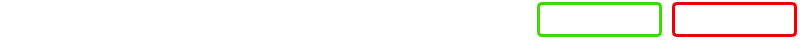
   <widget class="QFrame" name="frame_game_N">
    <property name="geometry">
     <rect>
      <x>0</x>
      <y>80</y>
      <width>810</width>
      <height>40</height>
     </rect>
    </property>
    <property name="autoFillBackground">
     <bool>false</bool>
    </property>
    <property name="styleSheet">
     <string notr="true">background-color: rgb(255, 255, 255, 0);</string>
    </property>
    <property name="frameShape">
     <enum>QFrame::StyledPanel</enum>
    </property>
    <property name="frameShadow">
     <enum>QFrame::Raised</enum>
    </property>
    <property name="lineWidth">
     <number>1</number>
    </property>
    <widget class="QLabel" name="label">
     <property name="geometry">
      <rect>
       <x>16</x>
       <y>0</y>
       <width>181</width>
       <height>40</height>
      </rect>
     </property>
     <property name="font">
      <font>
       <family>Montserrat ExtraBold</family>
       <pointsize>16</pointsize>
       <weight>75</weight>
       <bold>true</bold>
      </font>
     </property>
     <property name="styleSheet">
      <string notr="true">color: rgb(255, 255, 255)</string>
     </property>
     <property name="text">
      <string>Игра №99999</string>
     </property>
    </widget>
    <widget class="QPushButton" name="pushButton_savegame">
     <property name="geometry">
      <rect>
       <x>537</x>
       <y>2</y>
       <width>125</width>
       <height>35</height>
      </rect>
     </property>
     <property name="font">
      <font>
       <family>Montserrat SemiBold</family>
       <pointsize>10</pointsize>
       <weight>75</weight>
       <bold>true</bold>
      </font>
     </property>
     <property name="layoutDirection">
      <enum>Qt::LeftToRight</enum>
     </property>
     <property name="styleSheet">
      <string notr="true">


QPushButton{

border-radius: 5px;
border: 3px solid rgba(57, 219, 0, 1);
color: rgb(255, 255, 255);
padding-top: -1px;

}

QPushButton::hover{

border-radius: 5px;
border: 3px solid rgba(47, 47, 47, 1);
color:#fff;
padding-top: -1px;
background-color:rgba(57, 219, 0, 1);
}

</string>
     </property>
     <property name="text">
      <string>Сохранить игру</string>
     </property>
    </widget>
    <widget class="QPushButton" name="pushButton_closegame">
     <property name="geometry">
      <rect>
       <x>672</x>
       <y>2</y>
       <width>125</width>
       <height>35</height>
      </rect>
     </property>
     <property name="font">
      <font>
       <family>Montserrat SemiBold</family>
       <pointsize>10</pointsize>
       <weight>75</weight>
       <bold>true</bold>
      </font>
     </property>
     <property name="layoutDirection">
      <enum>Qt::LeftToRight</enum>
     </property>
     <property name="styleSheet">
      <string notr="true">

QPushButton{

border-radius: 5px;
border: 3px solid rgba(239, 0, 9, 1);
color: rgb(255, 255, 255);
padding-top: -1px;

}

QPushButton::hover{

border-radius: 5px;
border: 3px solid rgba(47, 47, 47, 1);
color: #000;
padding-top: -1px;
background-color:rgba(239, 0, 9, 1);
}</string>
     </property>
     <property name="text">
      <string>Закончить игру</string>
     </property>
    </widget>
    <widget class="Line" name="line">
     <property name="geometry">
      <rect>
       <x>10</x>
       <y>40</y>
       <width>118</width>
       <height>3</height>
      </rect>
     </property>
     <property name="orientation">
      <enum>Qt::Horizontal</enum>
     </property>
    </widget>
   </widget>
